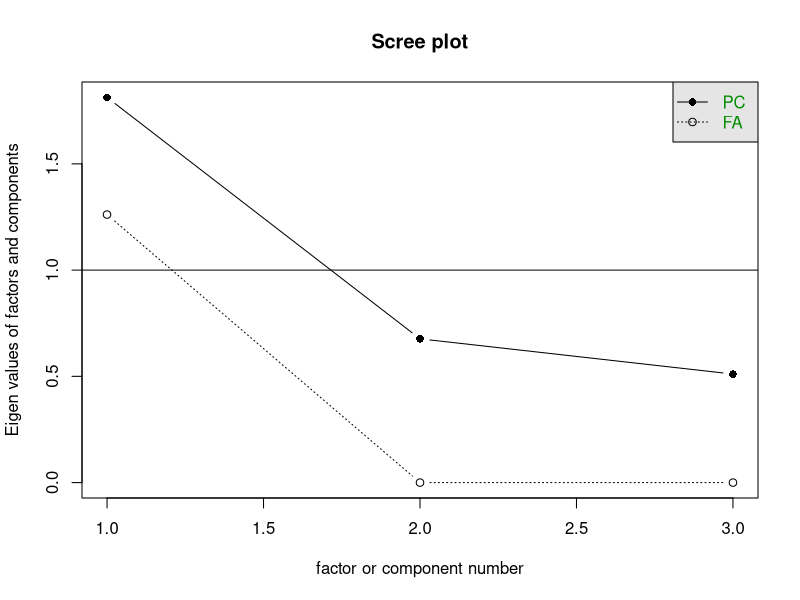

Here is the R script that generated this plot: (Note: this script raises an error after producing the figure.)
# 2014-2014
library(dplyr)
library(ggplot2)
library(gridExtra)
library(readr)
library(labelled)
rm(list=ls())
povo <- read_csv("df6.csv")
povo$E179WVS[is.na(povo$E179WVS)] <- -55
table(povo$E179WVS)# abaixo os com mais de 20 , falta ver se tem pelo menos 3 deputados
#partidos WVS
#76001	BRA:Brazilian Democratic Movement = + q 20
#76002	BRA:Workers´ Party = + q 20
#76003	BRA:Brazilian Social Democracy Party = + q 20
#76004	BRA:Democratic Labour Party = + q 20
#76012  BRA: Brazilian Socialist Party = + q 20

library(haven)
dffull <-read_sav("BASEDATOS_BRASIL_102.sav")
df <- remove_labels(dffull)
print(dffull$partido)
table(df$partido)#abaixo mais q três E QUE TEM NA LISTA DO POVO
#493                  PDT - 5 DEPUTADOS OK
#494                   PT - 22 DEPUTADOS OK
#496                 PMDB - 15 DEPUTADOS OK
#501                  PSB - 6 DEPUTADOS OK
#503                 PSDB - 22 DEPUTADOS OK


df$partido -> df$partido_formatoriginal
#publico
povo$partido <- NA
povo$partido[povo$E179WVS == 76001] <- "PMDB"
povo$partido[povo$E179WVS == 76002] <- "PT"
povo$partido[povo$E179WVS == 76003] <- "PSDB"
povo$partido[povo$E179WVS == 76004] <- "PDT"
povo$partido[povo$E179WVS == 76012] <- "PSB"
table(povo$partido, useNA = "always")
#elite
df$partido <- NA
# Substituindo valores específicos de acordo com a tabela fornecida
df$partido[df$partido_formatoriginal == 496] <- "PMDB"
df$partido[df$partido_formatoriginal == 494] <- "PT"
df$partido[df$partido_formatoriginal == 503] <- "PSDB"
df$partido[df$partido_formatoriginal == 493] <- "PDT"
df$partido[df$partido_formatoriginal == 501] <- "PSB"
table(df$partido, useNA="always")

table(povo$E036)
# Recodificação recodifiquei 1 e 2 como 1; 3 e 4 como 2; 5 e 6 como 3; 7 e 8 como 4; e 9 e 10 como 5
str(povo$E036)
povo$E036 <- cut(povo$E036, breaks = c(0, 2, 4, 6, 8, 10), labels = c(1, 2, 3, 4, 5), include.lowest = TRUE)
table(povo$E036)
povo$E036 <- as.numeric(povo$E036)
table(povo$E036, useNA = "always")
summary(povo$E036)
-1*povo$E036 -> povo$proMercado
print(dffull$EM1)#10 mercado
table(df$EM1, useNA = "always")# Um na arrumar depois
df$proMercado <- df$EM1
df$proMercado <- scales::rescale(df$proMercado, to = c(0, 1))
povo$proMercado <- scales::rescale(povo$proMercado, to = c(0, 1))
table(df$proMercado, useNA = "always")
table(povo$proMercado, useNA = "always")#arrumar na depois
summary(df$proMercado)
summary(povo$proMercado)

#
#fundamentalismo, as que tem
print(dffull$VAL2)#cas gay
table(df$VAL2)#10 é favor - inverter
print(dffull$VAL6)#aborto
table(df$VAL6)# 10 é favor - inverter

#inverter no scores

df <- subset(df, select=c(VAL2,VAL6,proMercado,partido))

df->dffull
complete5 <- function(...) {
  study <- dffull %>%
    select(...)
  
  return(study[complete.cases(study),])
}

df <- complete5(VAL2,VAL6,proMercado,partido)#como nao tem NA no proMercado
summary(df)

library(psych)
library(semTools)
library(lavaan)
scree(df[,1:3])
pcaelite <-psych::principal(df[,1:3],2)
pcaelite#PRA TESTAR

model <- '
  # Especificação do modelo fatorial
  LiberalFundamentalismo =~ VAL2+VAL6
  F2 =~ proMercado
 
  # Especificação das variâncias dos erros
  VAL2 ~~ VAL2
  VAL6 ~~ VAL6
  proMercado ~~ proMercado


'
# Ajuste do modelo de CFA
fit <- cfa(model, data = df)

summary(fit)
semTools::fitmeasures(fit, c("tli", "cfi", "rmsea", "srmr"))#
scores <- lavPredict(fit)
-1*scores[,1] -> df$fundamentalismo#inverter
hist(df$fundamentalismo)
summary(df)
#
rm(model,scores,fit)
table(df$partido)
df <- subset(df, select=c(partido,proMercado,fundamentalismo))
df$partido <- as.factor(df$partido)
df$fundamentalismo <- scales::rescale(df$fundamentalismo, to = c(0, 1))
summary(df)

#
povo <- subset(povo, select=c(F118,F120,F028,F121,proMercado,partido))
summary(povo)
table(povo$F118)
povo$F118[povo$F118<0]<-NA
povo$F120[povo$F120<0]<-NA
povo$F121[povo$F121<0]<-NA
povo$F028[povo$F028<0]<-NA



#ver sentido das questões
#Obs no arquivo criar base
#sentidos originais das questões
#print(df7$F118)#liberal (valores positivos)CasGay
#print(df7$F120)#liberal (valores positivos)Aborto
#print(df7$F028)#valores positivos pouca religiosidade
#print(df7$F121)#valores positivos liberal (divorce)
#todos os valores positivos são liberal, basta inverter no score
#inverter no score(lembrete 1)


povofull <- povo
summary(povofull)

complete52 <- function(...) {
  study <- povofull %>%
    select(...)
  
  return(study[complete.cases(study),])
}

povo <- complete52(F118,F120,F028,F121,proMercado,partido)#como nao tem NA no proMercado
summary(povo)


scree(povo[,1:5])

pcapovo <-psych::principal(povo[,1:5],2)

pcapovo

model <- '
  # Especificação do modelo fatorial
  LiberalFundamentalismo =~ F118+F120+F028+F121

  # Especificação das variâncias dos erros
  F118 ~~ F118
  F121 ~~ F121
  F028 ~~ F028
  F120 ~~ F120

'
# Ajuste do modelo de CFA
fit <- cfa(model, data = povo)

summary(fit)
semTools::fitmeasures(fit, c("tli", "cfi", "rmsea", "srmr"))#
scores <- lavPredict(fit)
povo$fundamentalismo <- -1*scores[,1]#inverter (lembrete 1)
#

rm(model,scores,fit)
table(povo$partido)
povo <- subset(povo, select=c(partido,proMercado,fundamentalismo))
povo$partido <- as.factor(povo$partido)
povo$fundamentalismo <- scales::rescale(povo$fundamentalismo, to = c(0, 1))

#

#descritivas
pcapovo
pcaelite
#povo
summary(povo)


#   
#elite
summary(df)


#comparador medias e medianas
#media
tapply(povo$proMercado, povo$partido, mean)#povo
tapply(df$proMercado, df$partido, mean)#elite
#mediana
tapply(povo$proMercado, povo$partido, median)#povo
tapply(df$proMercado, df$partido, median)#elite

#media
tapply(povo$fundamentalismo, povo$partido, mean)#povo
tapply(df$fundamentalismo, df$partido, mean)#elite
#mediana
tapply(povo$fundamentalismo, povo$partido, median)#povo
tapply(df$fundamentalismo, df$partido, median)#elite

#microgap



#
#macro gap proMercado
mean_povo_proMercado <- mean(povo$proMercado)
mean_elite_proMercado <- mean(df$proMercado)
macroGap_proMercado <- abs(mean_povo_proMercado-mean_elite_proMercado)
macroGap_proMercado#

# macro de cada partido
partidos <- unique(df$partido)

macroGap_proMercado <- sapply(partidos, function(partido) {
  mean_povo_proMercado <- mean(povo$proMercado[povo$partido == partido])
  mean_elite_proMercado <- mean(df$proMercado[df$partido == partido])
  abs(mean_povo_proMercado - mean_elite_proMercado)
})

result <- data.frame(partido = partidos, macroGap_proMercado = macroGap_proMercado)


# Resultado
print(result)#aqui!

#microGap proMercado
povo$microGap_proMercado <- abs(povo$proMercado - mean_elite_proMercado)
mean(povo$microGap_proMercado)
# Calcular a média de povo$microGap_proMercado por povo$partido
mean_microgap_by_partido_proMercado <- tapply(povo$microGap_proMercado, povo$partido, mean)

# Resultado
print(mean_microgap_by_partido_proMercado)#aqui!

summary(povo$microGap_proMercado)#descritivas

#macro gap fundamentalismo
mean_povo_fundamentalismo <- mean(povo$fundamentalismo)
mean_elite_fundamentalismo <- mean(df$fundamentalismo)
macroGap_fundamentalismo <- abs(mean_povo_fundamentalismo-mean_elite_fundamentalismo)
macroGap_fundamentalismo#

# macro de cada partido
partidos <- unique(df$partido)

#
macroGap_fundamentalismo <- sapply(partidos, function(partido) {
  mean_povo_fundamentalismo <- mean(povo$fundamentalismo[povo$partido == partido])
  mean_elite_fundamentalismo <- mean(df$fundamentalismo[df$partido == partido])
  abs(mean_povo_fundamentalismo - mean_elite_fundamentalismo)
})

result <- data.frame(partido = partidos, macroGap_fundamentalismo = macroGap_fundamentalismo)

#resultado macro gap por partido
print(result)#aqui!


#microGap fundamentalismo
povo$microGap_fundamentalismo <- abs(povo$fundamentalismo - mean_elite_fundamentalismo)
mean(povo$microGap_fundamentalismo)
# Calcular a média de povo$microGap_fundamentalismo por povo$partido
mean_microgap_by_partido_fundamentalismo <- tapply(povo$microGap_fundamentalismo, povo$partido, mean)

# Resultado
print(mean_microgap_by_partido_fundamentalismo)#aqui!

summary(povo$microGap_fundamentalismo)#descritivas

#
options(scipen = 999)
# Realizar o teste t para a variável "fundamentalismo"
t_test_fundamentalismo <- t.test(df$fundamentalismo, povo$fundamentalismo)

# Realizar o teste t para a variável "proMercado"
t_test_proMercado <- t.test(df$proMercado, povo$proMercado)

# Exibir os resultados
print(t_test_fundamentalismo)
print(t_test_proMercado)


povo$base <- "Público"
df$base <- "Elite"
merge <- full_join(povo,df)
merge$ano <- "2014-2014"
write.csv(merge,
          "C:/Users/grego/OneDrive/Desktop/work/Congruencia so brasil/distri geral/distribuni/df_t2.csv")
